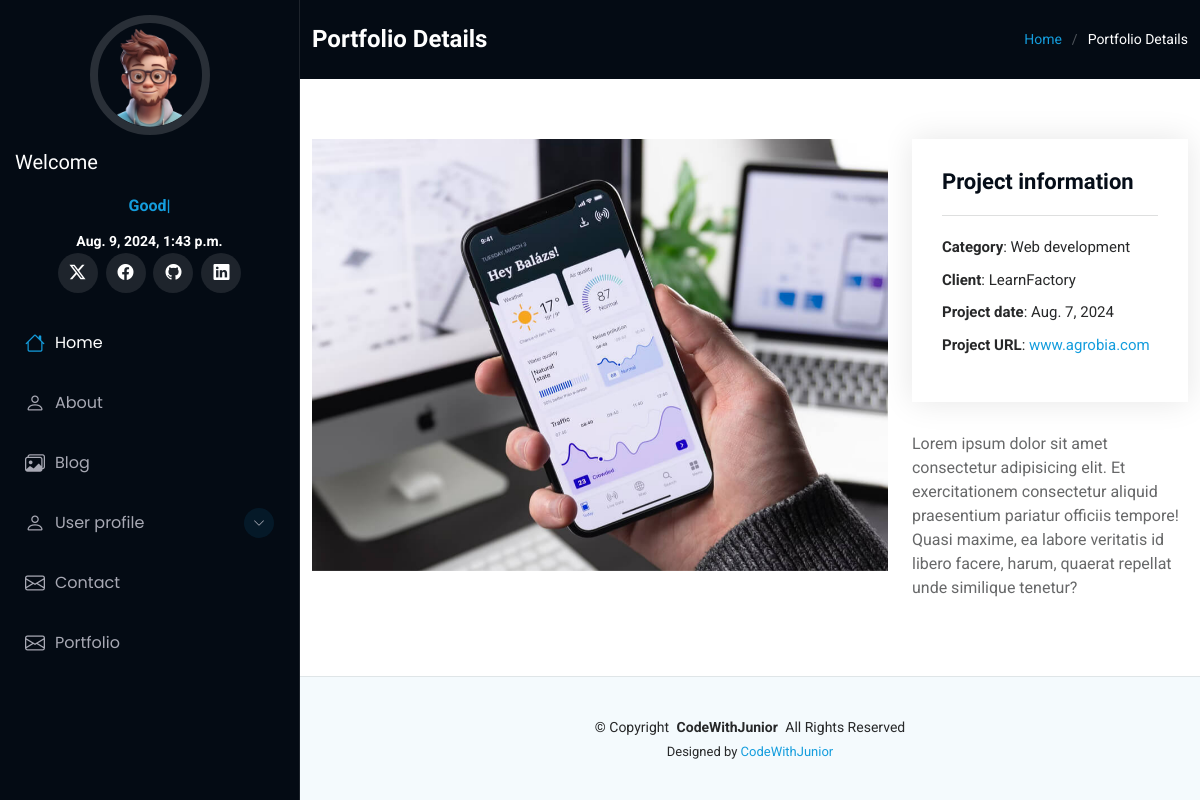
Page /portfolio/portfolio-details/1 on the committed database.
### portfolio/models.py (models this page shows, shortened)
class Project_details(models.Model):
    proj_name = models.CharField(max_length=50)
    img = models.ImageField(upload_to='projects', blank=True, null=True)
    proj_category = models.ForeignKey(Category, on_delete=models.CASCADE)
    client = models.CharField(max_length=80)
    proj_date = models.DateField(auto_now=True)
    proj_url = models.CharField(max_length=200, null=True)
    proj_detail = models.TextField()

class Category(models.Model):
    name = models.CharField(max_length=80)
    def __str__(self):
        return self.name

### portfolio/views.py (the view)
# urls.py: path('portfolio-details/<int:pk>', views.portfolio_details, name="portfolio-details"),
def portfolio_details(request, pk):
    proj_det = Project_details.objects.get(id=pk)
    context = {"proj_det": proj_det, "insert_date":date, "insert_msg": msg}
    return render(request, "portfolio-details.html", context)

### templates/portfolio-details.html (shortened to what this page needs)
{% extends "basic.html" %}
{% load static %}
{% block body %}
    <div class="page-title dark-background">
      <div class="container d-lg-flex justify-content-between align-items-center">
        <h1 class="mb-2 mb-lg-0">Portfolio Details</h1>
        <nav class="breadcrumbs">
          <ol>
            <li><a href="/">Home</a></li>
            <li class="current">Portfolio Details</li>
          </ol>
        </nav>
      </div>
    </div>
    <section id="portfolio-details" class="portfolio-details section">
      <div class="container" data-aos="fade-up" data-aos-delay="100">
        <div class="row gy-4">
          <div class="col-lg-8">
            <div class="portfolio-details-slider swiper init-swiper">
              <div class="swiper-wrapper align-items-center">
                <div class="swiper-slide">
                  <img src="{{proj_det.img.url}}" alt="">
                </div>
              </div>
            </div>
          </div>
          <div class="col-lg-4">
            <div class="portfolio-info" data-aos="fade-up" data-aos-delay="200">
              <h3>Project information</h3>
              <ul>
                <li><strong>Category</strong>: {{proj_det.proj_category}}</li>
                <li><strong>Client</strong>: {{proj_det.client}}</li>
                <li><strong>Project date</strong>: {{proj_det.proj_date}}</li>
                <li><strong>Project URL</strong>: <a href="#">{{proj_det.proj_url}}</a></li>
              </ul>
            </div>
            <div class="portfolio-description" data-aos="fade-up" data-aos-delay="300">
              <p>
                {{proj_det.proj_detail}}
              </p>
            </div>
          </div>
        </div>
      </div>
    </section>
{% endblock body %}

### static/assets/css/styles.css (style rules this page uses)
:root { --default-font: "Roboto", system-ui, -apple-system, "Segoe UI", Roboto, "Helvetica Neue", Arial, "Noto Sans", "Liberation Sans", sans-serif, "Apple Color Emoji", "Segoe UI Emoji", "Segoe UI Symbol", "Noto Color Emoji"; --heading-font: "Raleway", sans-serif; --nav-font: "Poppins", sans-serif; }
:root { --background-color: #ffffff; --default-color: #272829; --heading-color: #050d18; --accent-color: #149ddd; --surface-color: #ffffff; --contrast-color: #ffffff; }
:root { --nav-color: #a8a9b4; --nav-hover-color: #ffffff; --nav-mobile-background-color: #040b14; --nav-dropdown-background-color: #040b14; --nav-dropdown-color: #a8a9b4; --nav-dropdown-hover-color: #ffffff; }
.dark-background { --background-color: #040b14; --default-color: #ffffff; --heading-color: #ffffff; --surface-color: #151f2b; --contrast-color: #ffffff; }
:root { scroll-behavior: smooth; }
body { color: var(--default-color); background-color: var(--background-color); font-family: var(--default-font); }
a { color: var(--accent-color); text-decoration: none; transition: 0.3s; }
h1, h2, h3, h4, h5, h6 { color: var(--heading-color); font-family: var(--heading-font); }
.page-title { color: var(--default-color); background-color: var(--background-color); padding: 25px 0; position: relative; }
.page-title h1 { font-size: 24px; font-weight: 700; }
.page-title .breadcrumbs ol { display: flex; flex-wrap: wrap; list-style: none; padding: 0; margin: 0; font-size: 14px; font-weight: 400; }
.page-title .breadcrumbs ol li+li { padding-left: 10px; }
.page-title .breadcrumbs ol li+li::before { content: "/"; display: inline-block; padding-right: 10px; color: color-mix(in srgb, var(--default-color), transparent 70%); }
section, .section { color: var(--default-color); background-color: var(--background-color); padding: 60px 0; overflow: clip; }
.portfolio-details .portfolio-details-slider img { width: 100%; }
.portfolio-details .portfolio-info { padding: 30px; box-shadow: 0px 0 30px rgba(0, 0, 0, 0.1); }
.portfolio-details .portfolio-info h3 { font-size: 22px; font-weight: 700; margin-bottom: 20px; padding-bottom: 20px; border-bottom: 1px solid color-mix(in srgb, var(--default-color), transparent 85%); }
.portfolio-details .portfolio-info ul { list-style: none; padding: 0; font-size: 15px; }
.portfolio-details .portfolio-info ul li+li { margin-top: 10px; }
.portfolio-details .portfolio-description { padding-top: 30px; }
.portfolio-details .portfolio-description p { padding: 0; color: color-mix(in srgb, var(--default-color), transparent 30%); }

### rows in the picture
Project_details: img (picture), proj_category "Web development", client "LearnFactory", proj_date "Aug. 7, 2024", proj_url "www.agrobia.com", proj_detail "Lorem ipsum dolor sit amet consectetur adipisicing elit. Et exercitationem consectetur aliquid praesentium pariatur officiis tempore! Quasi maxime, ea labore veritatis id libero facere, harum, quaerat repellat unde similique tenetur?"

### other values in the picture
{{ insert_date }} "Aug. 9, 2024, 1:43 p.m."
